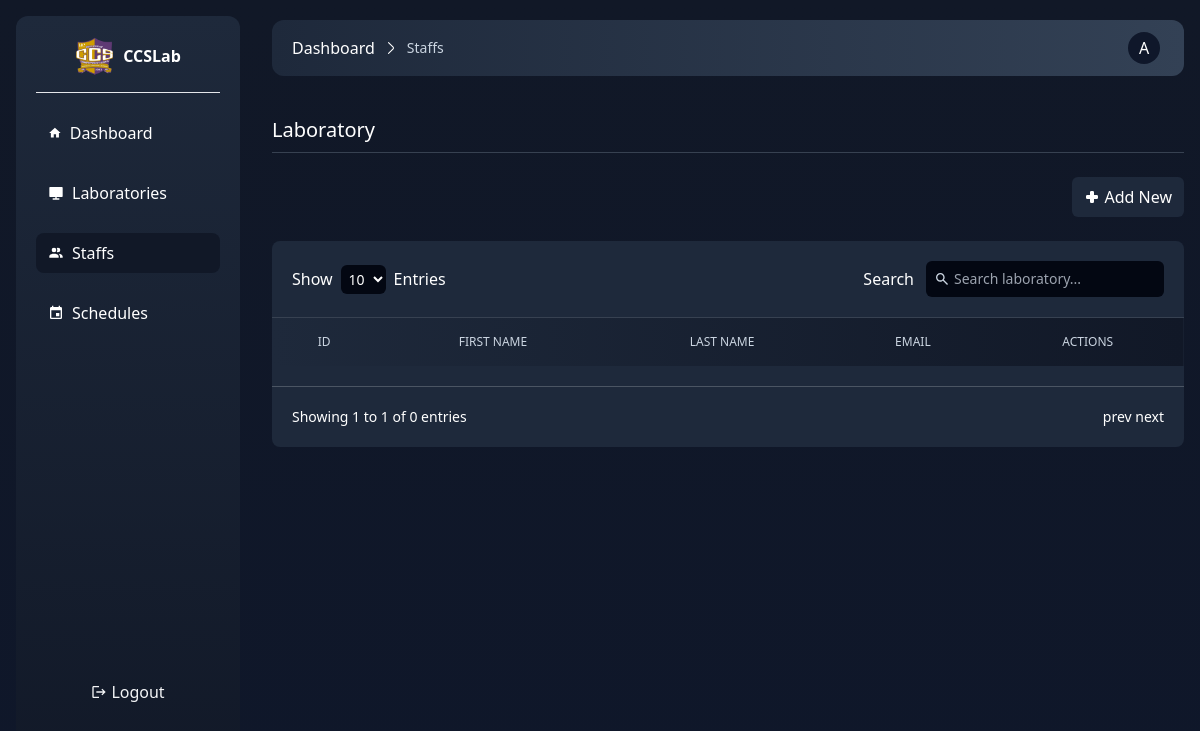
Page /admin/staffs.php (signed in) on the earlier database version.
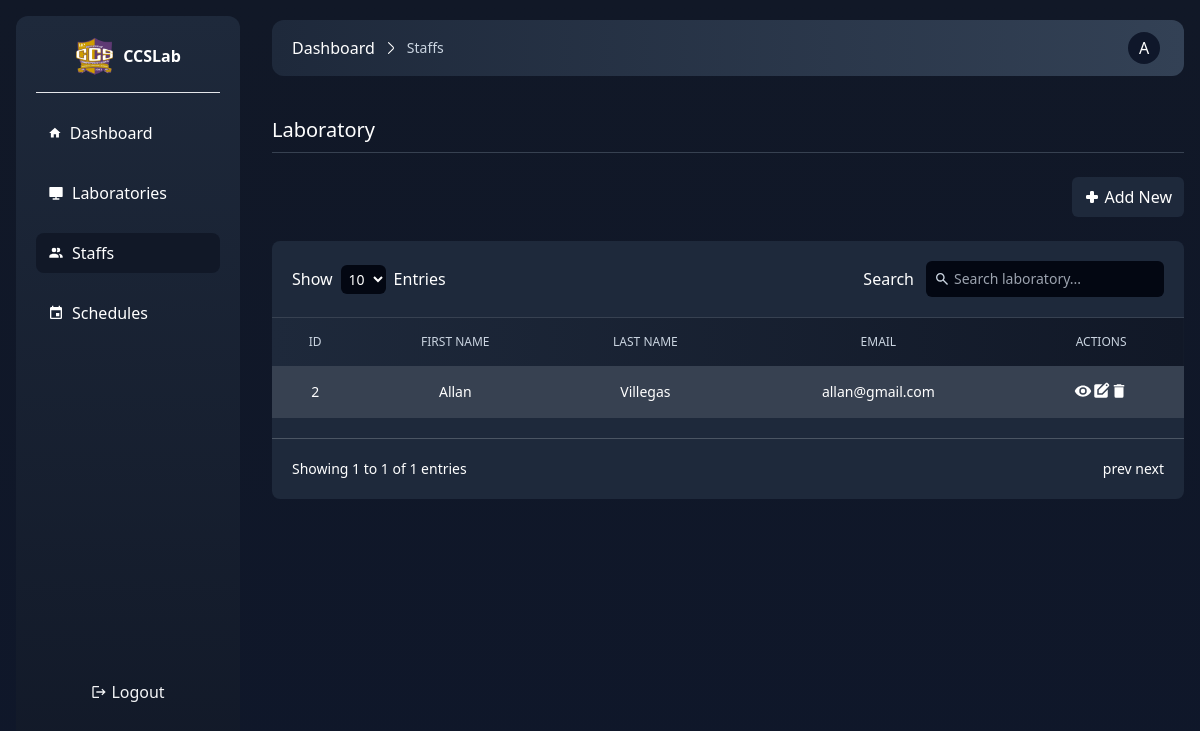
Same page on the later database version.
### tables this page shows
CREATE TABLE `user` (
    `id` int(11) NOT NULL, `first_name` varchar(255) NOT NULL, `last_name` varchar(255) NOT NULL, `email` varchar(255) NOT NULL, `password` varchar(255) NOT NULL, `role` varchar(50) NOT NULL DEFAULT 'staff', `active` int(50) NOT NULL DEFAULT 1, `created_at` datetime NOT NULL DEFAULT current_timestamp(), `updated_at` datetime NOT NULL DEFAULT current_timestamp()
);

### admin/functions.php (called while the page is built, shortened)
<?php
function get_staffs($connect)
{
    $statement = $connect->prepare("SELECT * FROM user WHERE role = :role");
    $statement->execute(array(
        ':role' => 'staff'
    ));
    return $statement->fetchAll(PDO::FETCH_ASSOC);
}

### admin/views/staffs.view.php (the view, shortened to what this page needs)
<div class="mt-10 flex flex-col gap-6">
    <div class="border-b pb-2 border-gray-700">
        <h1 class="text-xl">Laboratory</h1>
    </div>
    <div class="flex justify-end">
        <a href="new_lab" class="px-3 p-2 bg-slate-800  rounded-md hover:bg-blue-900 duration-200 transition-colors flex items-center gap-1">
            <span class="tex-sm shrink-0">Add New</span>
        </a>
    </div>
    <div class="bg-slate-800   rounded-lg flex flex-col ">
        <div class="overflow-x-auto flex-wrap  gap-3 flex items-center justify-between p-5 border-b border-gray-700">
            <div class="flex items-center gap-2">
                <h1>Show</h1>
                <select class="bg-gray-950 rounded-md text-sm p-1">
                    <option>
                        10
                    </option>
                </select>
                <h1>Entries</h1>
            </div>
            <div class="flex gap-3 items-center">
                <label>Search</label>
                <div class="bg-gray-950 p-2 -1.312T14 px-2 rounded-md flex gap-1 items-center">
                    <input type="text" placeholder="Search laboratory..." class="text-sm bg-transparent outline-none border-none" />
                </div>
            </div>
        </div>
        <div class="overflow-x-auto">
            <table class="w-full text-sm text-left rtl:text-right text-gray-500 dark:text-gray-400 ">
                <thead class="text-xs bg-gradient-to-l to-slate-800 from-gray-900 uppercase ">
                    <tr>
                        <th class="border px-4 py-4 font-medium border-none text-slate-300 text-center font-bold">ID</th>
                        <th class="border px-4 py-4 font-medium border-none text-slate-300 text-center">FIRST NAME</th>
                        <th class="border px-4 py-4 font-medium border-none text-slate-300 text-center">LAST NAME</th>
                        <th class="border px-4 py-4 font-medium border-none text-slate-300 text-center">EMAIL</th>
                        <th class="border px-4 py-4 font-medium border-none text-slate-300 text-center">ACTIONS</th>
                    </tr>
                </thead>
                <tbody class="">
                    <?php
                    foreach ($staffs as $staff) {
                        echo '<tr class="odd:bg-gray-700 bg-slate-800">
                        <td class="border px-4 py-4 border-none text-center text-xs md:text-sm text-white">' . $staff['id'] . '</td>
                        <td class="border px-4 py-4 border-none text-center text-xs md:text-sm text-white">' . $staff['first_name'] . '</td>
                        <td class="border px-4 py-4 border-none text-center text-xs md:text-sm text-white">' . $staff['last_name'] . '</td>
                        <td class="border px-4 py-4 border-none text-center text-xs md:text-sm text-white">' . $staff['email']  . '</td>
                         <td class="border px-4 py-4 border-none text-center text-lg flex items-center justify-center text-white">
                         <svg xmlns="http://www.w3.org/2000/svg" width="1em" height="1em" viewBox="0 0 24 24"><path fill="currentColor" d="M12 9a3 3 0 0 0-3 3a3 3 0 0 0 3 3a3 3 0 0 0 3-3a3 3 0 0 0-3-3m0 8a5 5 0 0 1-5-5a5 5 0 0 1 5-5a5 5 0 0 1 5 5a5 5 0 0 1-5 5m0-12.5C7 4.5 2.73 7.61 1 12c1.73 4.39 6 7.5 11 7.5s9.27-3.11 11-7.5c-1.73-4.39-6-7.5-11-7.5"/></svg>
                         <svg xmlns="http://www.w3.org/2000/svg" width="1em" height="1em" viewBox="0 0 24 24"><path fill="currentColor" d="M9 15v-4.25l9.175-9.175q.3-.3.675-.45t.75-.15q.4 0 .763.15t.662.45L22.425 3q.275.3.425.663T23 4.4q0 .375-.137.738t-.438.662L13.25 15zm10.6-9.2l1.425-1.4l-1.4-1.4L18.2 4.4zM5 21q-.825 0-1.412-.587T3 19V5q0-.825.588-1.412T5 3h8.925L7 9.925V17h7.05L21 10.05V19q0 .825-.587 1.413T19 21z"/></svg>
                         <svg xmlns="http://www.w3.org/2000/svg" width="1em" height="1em" viewBox="0 0 24 24"><path fill="currentColor" d="M19 4h-3.5l-1-1h-5l-1 1H5v2h14M6 19a2 2 0 0 0 2 2h8a2 2 0 0 0 2-2V7H6z"/></svg>
                         </td>
                    </tr>';
                    }
                    ?>
                </tbody>
            </table>
            <div class="p-5 flex justify-between text-sm mt-5 border-t border-gray-600">
                <div>
                    Showing 1 to 1 of <?php echo count($staffs); ?> entries
                </div>
                <div>
                    prev next
                </div>
            </div>
        </div>
    </div>
</div>

Differences in the rows shown:
added user: id "2", first_name "Allan", last_name "Villegas", email "allan@gmail.com"
Other differences:
count($staffs): "0" → "1"
